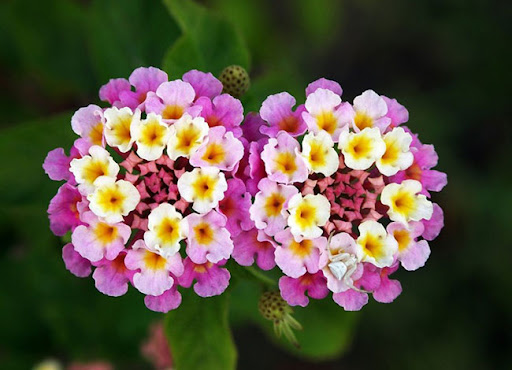
#> input picture Lab7-Kmeans/flower.jpg, 512 x 370 px
$ jupyter execute Kmeans_Lab.ipynb
#> lines starting #> are read from the running program, lines starting #| are printed output that depends on the picture
## Lab 7: Phân cụm K-means

### 1. Bài toán: Phân cụm dữ liệu bằng giải thuật Kmeans (Unsupervised Learning)

#### Mục tiêu:
- Xây dựng mô hình K-means sử dụng thư viện sklearn.
- Áp dụng mô hình để giải quyết một bài toán thực tế (nén ảnh).
- Nắm được cách tinh chỉnh tham số và đánh giá chất lượng mô hình.

#### Dữ liệu:
- Đối với bài toán mô phỏng Kmeans: Sử dụng hàm sinh dữ liệu tự động của sklearn (Sinh ra các điểm ngẫu nhiên theo phân phối Gauss). Mỗi điểm dữ liệu là một điểm trên mặt phẳng Oxy.
- Đối với bài toán nén ảnh: Ảnh flower.jpg (Hình ảnh về một bông hoa).

#### Mô hình hóa bài toán: Bài toán phân cụm
- Đầu vào: N vector D chiều, tương ứng với N điểm dữ liệu với D thuộc tính trong không gian.
- Đầu ra: Các tâm cụm và chỉ số cụm của mỗi điểm dữ liệu đã cho ban đầu.

### 2. Các bước thực hiện

#### 2.1. Các thư viện sử dụng

[cell 1]
import numpy as np
import matplotlib.pyplot as plt
from sklearn.cluster import KMeans
from sklearn.datasets import make_blobs
from sklearn.metrics import silhouette_score

#### 2.2. Bài toán 1: Mô phỏng Kmeans với dữ liệu tự sinh

2.2.1. Chuẩn bị dữ liệu
- Sinh dữ liệu ngẫu nhiên n_samples = 100 tương ứng với 100 điểm dữ liệu.
- Mỗi điểm dữ liệu có 2 chiều (D = 2)

[cell 2]
n_samples = 100
random_state = 170
center_points = [[1,1], [-1,-1], [1,-1]]
# center_points = 3 # Tâm cụm được chọn ngẫu nhiên
X, y = make_blobs(n_samples=n_samples, random_state=random_state, centers=center_points, cluster_std=0.6)
print("Số chiều dữ liệu: ", X.shape, y.shape)
print("5 điểm dữ liệu đầu tiên: \n", X[:5])

[cell 3]
set(y) # Kiểm tra nhanh số lượng nhãn khác nhau

Vẽ các điểm dữ liệu sử dụng matplotlib

[cell 4]
plt.figure(figsize=(12, 12))
plt.subplot(221)
plt.scatter(X[:, 0], X[:, 1], c='blue')
plt.title(f"Các điểm dữ liệu trước khi phân cụm. Số lượng: {n_samples}")
plt.show()
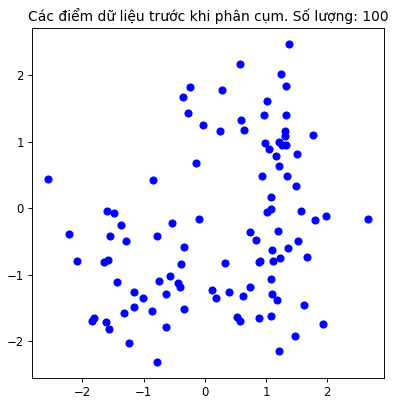
#> figure drawn by matplotlib, 1 panel

2.2.2. Xây dựng giải thuật Kmeans

[cell 5]
k_cluster = 3
kmean_model = KMeans(n_clusters=k_cluster, random_state=random_state)
kmean_model.fit(X)
centers = np.array(kmean_model.cluster_centers_) # cluster_centers_: là thuộc tính lưu trữ các tâm cụm sau khi training
print(f"Tâm cụm sau khi training ({k_cluster} tâm): \n", centers)

2.2.3. Đánh giá mô hình
- Kiểm tra các điểm dữ liệu thuộc vào cụm nào
- Vẽ biểu đồ hiển thị kết quả, trong đó các điểm thuộc các cụm khác nhau sẽ có màu khác nhau.

[cell 6]
y_pred = kmean_model.predict(X)
print("Kết quả dự đoán cho 5 mẫu dữ liệu đầu tiên trong tập data: \n")
print(y_pred[:5])
plt.figure(figsize=(12, 12))
plt.subplot(222)
plt.scatter(X[:, 0], X[:, 1], c=y_pred)
plt.scatter(centers[:, 0], centers[:, 1], c='red')
plt.title("Các điểm dữ liệu sau khi phân cụm.")
plt.show()
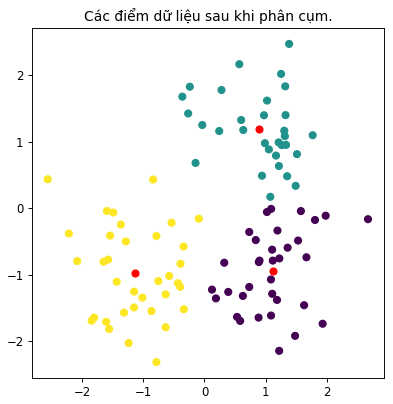
#> figure drawn by matplotlib, 1 panel

2.2.4. Bài tập 1

Yêu cầu: Thử nghiệm trường hợp dữ liệu sinh ra chỉ có 2 cụm nhưng xây dựng Kmeans với các tham số K = {3, 4, 5} cụm.
- Viết code sinh dữ liệu tương tự như Bài toán 1.
- Xây dựng mô hình với số cụm lần lượt = 3, 4, 5.

Gợi ý: Thay đổi tham số số cụm khi xây dựng giải thuật Kmeans.

Kết quả: Phải hiển thị được hình ảnh thể hiện đúng số tâm cụm và phân bố cụm.

[cell 7]
import numpy as np
import matplotlib.pyplot as plt
from sklearn.cluster import KMeans
from sklearn.datasets import make_blobs
from sklearn.metrics import silhouette_score

[cell 8]
# sinh dữ liệu có 2 cụm
n_samples = 100
random_state = 170
true_centers = [[1,1],[-1,-1]]
X,y = make_blobs(n_samples=n_samples, centers=true_centers, cluster_std=0.6, random_state=random_state)

[cell 9]
#hiển thị dữ liệu gốc
plt.figure(figsize=(16,4))

plt.subplot(1,4,1)
plt.scatter(X[:,0], X[:,1], c='blue',s=40)
plt.title("Dữ liệu gốc (2 cụm )")
plt.xlabel("x1")
plt.xlabel("x2")

# k = 3,4,5
for i,k in enumerate([3,4,5], start=2):
    kmean_model = KMeans(n_clusters=k, random_state=random_state)
    kmean_model.fit(X)

    y_pred = kmean_model.predict(X)
    centers = kmean_model.cluster_centers_

    plt.subplot(1, 4, i)
    plt.scatter(X[:, 0], X[:, 1], c=y_pred, s=40, cmap='viridis')
    plt.scatter(centers[:, 0], centers[:, 1], c='red', s=200, marker='X')
    plt.title(f"KMeans với K = {k}")
    plt.xlabel("x1")
    plt.ylabel("x2")

plt.tight_layout()
plt.show()
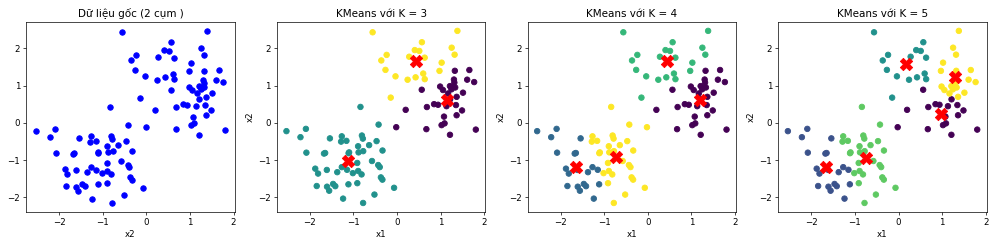
#> figure drawn by matplotlib, 4 panels

#### 2.3. Bài toán 1: Ứng dụng Kmeans để nén ảnh

Đặt vấn đề:
 + Muốn xây dựng một hệ thống nén dữ liệu hình ảnh.
 + Có thể tùy chỉnh được độ sắc nét, giảm kích thước bộ nhớ, nhưng không làm sai lệch quá nhiều so với ảnh gốc dưới cảm nhận màu sắc tổng thể.

Giải pháp:
 + Áp dụng giải thuật K-Means để tự động phân cụm các điểm ảnh dựa trên đặc trưng màu sắc.
 + Giới hạn số lượng màu của ảnh bằng cách xác định trước số cụm k, từ đó giảm kích thước dữ liệu ảnh.
 + Mỗi điểm ảnh sau phân cụm sẽ được gán vào cụm gần nhất và nhận giá trị màu bằng màu của tâm cụm tương ứng.

2.3.1. Thư viện cần thiết

[cell 10]
from skimage import io
import matplotlib.image as image
from IPython.display import Image, display # Hiển thị hình ảnh

2.3.2. Đọc dữ liệu hình ảnh
- Mỗi điểm ảnh là một mẫu quan sát.
- Phân cụm tập dữ liệu (tập các điểm ảnh) về K cụm

[cell 11]
path_img = 'flower.jpg'
Image(path_img, width=250, unconfined=True)

[cell 12]
img = io.imread(path_img)
#> img is the input picture: shape (370, 512, 3); mean R, G, B 92.9, 81.7, 67.4
print("Dữ liệu ảnh trước khi reshape:", img.shape)
#| Dữ liệu ảnh trước khi reshape: (370, 512, 3)
image_shape = img.shape
#> image_shape = (370, 512, 3)
data_img = (img / 255.0).reshape(-1,img.shape[2]) # Chuyển ma trận 370x512x3 về mảng 2 chiều, giữ lại chiều shape[2]
print("Số chiều của dữ liệu hình ảnh: ", data_img.shape)
#| Số chiều của dữ liệu hình ảnh:  (189440, 3)
print("Tổng số điểm ảnh là: ", data_img.shape[0])
#| Tổng số điểm ảnh là:  189440
print("Mỗi điểm ảnh có số chiều = ", data_img.shape[1])
#| Mỗi điểm ảnh có số chiều =  3

[cell 13]
a = np.array([[[1, 2, 3], [4, 5, 6]], [[7, 8, 9], [10, 11, 12]], [[13, 14, 15], [16, 17, 18]]])
a.shape

[cell 14]
a.reshape(-1, 3)

2.3.3. Xây dựng mô hình Kmeans để nén ảnh
- Số lượng cụm chính là số lượng màu ta giữ lại.
- Số lượng cụm càng nhỏ thì kích thước ảnh cho ra càng nhỏ.

[cell 15]
n_color = 10
kmean_model = KMeans(n_clusters=n_color)
kmean_model.fit(data_img)

[cell 16]
# Hiển thị một số thông tin đã học của mô hình
print("Số chiều của tâm cụm: ", kmean_model.cluster_centers_.shape)
print(kmean_model.cluster_centers_)
print(kmean_model.labels_[0:20])

[cell 17]
# k_mean_model.labels_: chứa nhãn của tất cả các điểm ảnh
# k_mean_model.cluster_centers_: chứa các tâm cụm.

new_img = kmean_model.cluster_centers_[kmean_model.labels_]
print(new_img.shape)
# Chuẩn hoá lại kích thước ảnh theo chiều dài, rộng ban đầu
new_img = np.reshape(new_img, image_shape)
print(new_img.shape)
#| (370, 512, 3)
image.imsave('new_img.png', new_img)
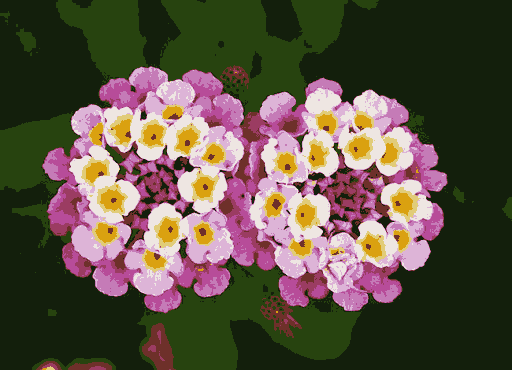
#> saved as new_img.png: shape (370, 512, 3); mean R, G, B 92.4, 81.2, 66.9

[cell 18]
# Hiển thị kích thước hình ảnh trước và sau khi nén
import os
print('Kích thước của ảnh nén: ' + str(os.path.getsize('new_img.png')) + ' KB')
print('Kích thước của ảnh gốc: ' + str(os.path.getsize(path_img)) + 'KB')

[cell 19]
# Save image
print('Ảnh nén: ')
display(Image('new_img.png', width=250, unconfined=True))
print("Ảnh gốc: ")
display(Image(path_img, width=250, unconfined=True))

2.3.5. Bài tập 2

Yêu cầu: Nén ảnh trên thành ảnh có số màu < 5 và kiểm tra kết quả hiển thị.

Gợi ý: Thay đổi tham số "số cụm" khi xây dựng Kmeans.

[cell 20]
# 1. Import thư viện
import numpy as np
from sklearn.cluster import KMeans
from skimage import io
import matplotlib.pyplot as plt
import matplotlib.image as image
from IPython.display import Image, display
import os

[cell 21]
#2, đọc ảnh
path_img = 'flower.jpg'
img = io.imread(path_img)
print("kích thước của ảnh gốc: ", img.shape)
#| kích thước của ảnh gốc:  (370, 512, 3)
display(Image(path_img, width=250, unconfined=True))

[cell 22]
#3. Chuyển ảnh thành dữ liệu dưa vào kmeans
# mỗi pixel sẽ là một điểm dữ liệu có 3 đặc trưng RGB
image_shape = img.shape
data_img = (img / 255.0).reshape(-1, img.shape[2])

print('Kích thước sau khi reshape', data_img.shape)
#| Kích thước sau khi reshape (189440, 3)
print('tổng số pixel: ', data_img.shape[0])
#| tổng số pixel:  189440
print('Mỗi pixel có số chiều là: ', data_img.shape[1])
#| Mỗi pixel có số chiều là:  3

[cell 23]
# kmeans,n_color = 4
n_color = 4
kmean_model = KMeans(n_clusters=n_color,random_state=170)
kmean_model.fit(data_img)

[cell 24]
#5. tạo ảnh mới từ các tâm cụm
#Mỗi pixel được thay màu bằng các tâm cụm của chúng
new_img = kmean_model.cluster_centers_[kmean_model.labels_]
print(f'Kích thước sau khi phân cụm: {new_img.shape}')

[cell 25]
# 6. Đưa ảnh về lại kích thước ban đầu
new_img = new_img.reshape(image_shape)

print("Kích thước ảnh sau khi khôi phục:", new_img.shape)
#| Kích thước ảnh sau khi khôi phục: (370, 512, 3)

[cell 26]
# 7. Lưu ảnh nén
image.imsave('new_img_4colors.png', new_img)
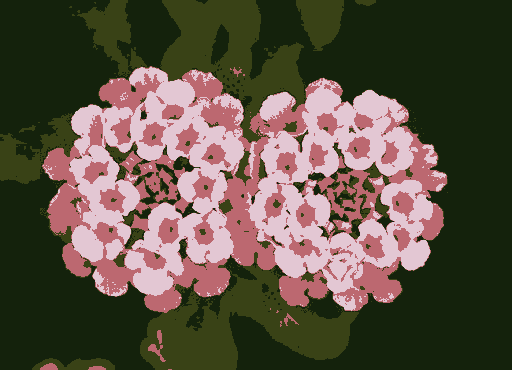
#> saved as new_img_4colors.png: shape (370, 512, 3); mean R, G, B 92.6, 81.5, 67.1

[cell 27]
# 8. Hiển thị ảnh gốc và ảnh nén
print("Ảnh gốc:")
display(Image(path_img, width=250, unconfined=True))

print("Ảnh nén với 4 màu:")
display(Image('new_img_4colors.png', width=250, unconfined=True))

[cell 28]
# 9. Kiểm tra dung lượng file
print("Dung lượng ảnh gốc:", os.path.getsize(path_img), "bytes")
print("Dung lượng ảnh nén:", os.path.getsize('new_img_4colors.png'), "bytes")

#### 2.4. Bài tập bổ sung

Làm sao để biết số cụm bằng bao nhiêu là phù hợp với dữ liệu?

- Cách 1: Sử dụng hệ số Silhouette để tìm ra số cụm tối ưu trong một tập các cụm có thể có.
- Cách 2: Sử dụng tiêu chuẩn inertia để đánh giá. Inertia được tính bằng tổng bình phương khoảng cách của các mẫu đến trung tâm cụm gần nhất của chúng. Một mô hình tốt là mô hình có chỉ số inertia nhỏ và số lượng cụm bé. Vấn đề: số cụm càng lớn thì inertia càng nhỏ -> Chọn số cụm hợp lý bằng cách: chọn điểm mà độ giảm inertia bắt đầu chậm lại (elbow).

Yêu cầu:
- Viết code tìm số cụm tối ưu cho mô hình của các điểm dữ liệu ở Bài toán 1 dựa trên chỉ số Silhouette (Đánh giá mức độ phân tách cụm) và Inertia (Tổng khoảng cách bình phương tới tâm cụm).

Các bước thực hiện:
- Thiết lập số cụm K chạy từ 1 đến 10.
- Với mỗi K:
    + Huấn luyện mô hình Kmeans
    + Tính toán: Silhouette Score và Inertia
- Vẽ biểu đồ thể hiện sự tương quan giữa:
    + Giá trị Silhouette và số cụm;
    + Inertia và số cụm.
- Giá trị K tối ưu là vị trí:
    + Silhouette Score đạt cực đại
    + Điểm Elbow trên đồ thị Inertia.

[cell 29]
import matplotlib.pyplot as plt
from sklearn.cluster import KMeans
from sklearn.metrics import silhouette_score

# Thử các giá trị K từ 2 đến 10
K_values = range(2, 11)

silhouette_scores = []
inertias = []

for k in K_values:
    kmean_model = KMeans(n_clusters=k, random_state=170)
    kmean_model.fit(X)

    y_pred = kmean_model.labels_

    silhouette = silhouette_score(X, y_pred)
    inertia = kmean_model.inertia_

    silhouette_scores.append(silhouette)
    inertias.append(inertia)

    print(f"K = {k}: Silhouette = {silhouette:.4f}, Inertia = {inertia:.4f}")

[cell 30]
# Vẽ biểu đồ Silhouette và Inertia
plt.figure(figsize=(12, 5))

plt.subplot(1, 2, 1)
plt.plot(list(K_values), silhouette_scores, marker='o')
plt.title("Silhouette Score theo số cụm K")
plt.xlabel("Số cụm K")
plt.ylabel("Silhouette Score")
plt.grid(True)

plt.subplot(1, 2, 2)
plt.plot(list(K_values), inertias, marker='o', color='red')
plt.title("Inertia theo số cụm K")
plt.xlabel("Số cụm K")
plt.ylabel("Inertia")
plt.grid(True)

plt.tight_layout()
plt.show()
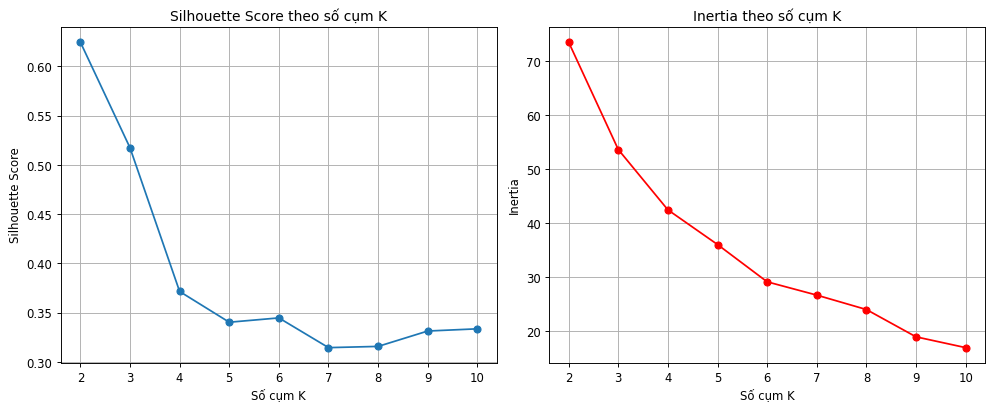
#> figure drawn by matplotlib, 2 panels
